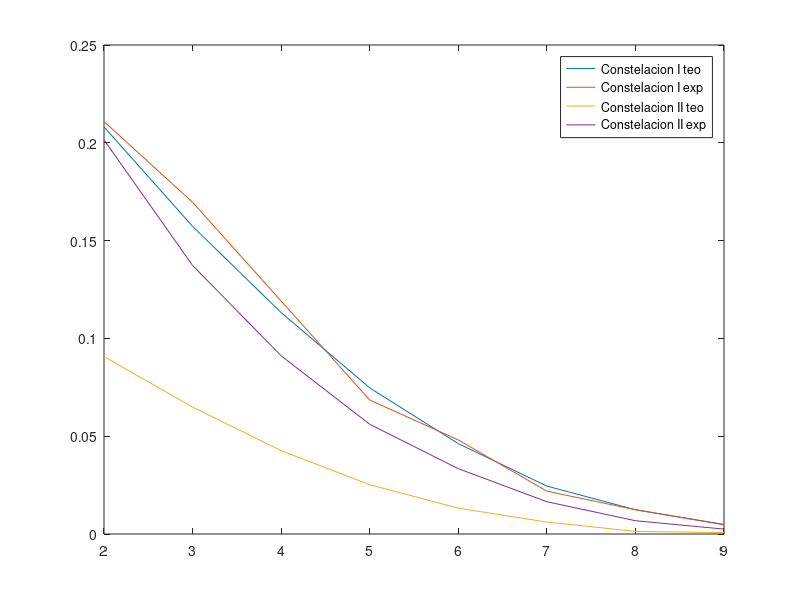

Recreate this plot in MATLAB.
%%plot(Dsen,'.');
%%histogram(Tsen);

x = [2 3 4 5 6 7 8 9];
p1t = [0.2081 0.1573 0.1132 0.0747 0.0462 0.0245 0.0124 0.0049];
p1e = [0.2109 0.1696 0.1191 0.0685 0.0481 0.0219 0.0124 0.0047];

p2t = [0.0907 0.0649 0.0426 0.0252 0.0132 0.0061 1.34e-3 7.125e-4];
p2e = [0.2015 0.1373 0.0911 0.0561 0.0334 0.0165 0.0068  0.0025];

figure()
plot(x,p1t,x,p1e,x,p2t,x,p2e);
legend('Constelacion I teo','Constelacion I exp','Constelacion II teo','Constelacion II exp');